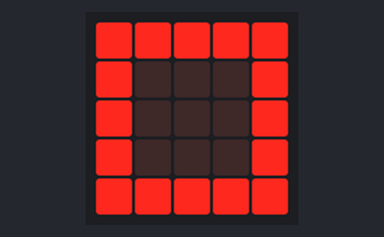
Simulated run of this program. Board: BBC micro:bit (MakeCode). Shown: the board's 5×5 LED display.

Above: at 0.1 s.
At 1.7 s:
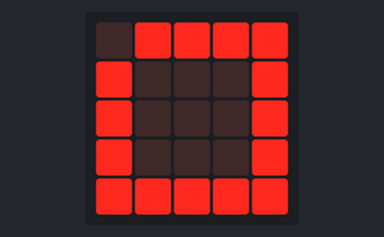
At 3.1 s:
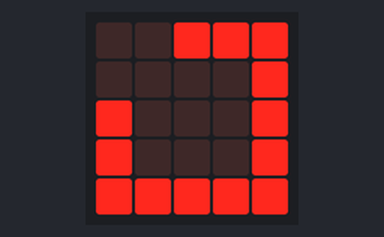
At 7.3 s:
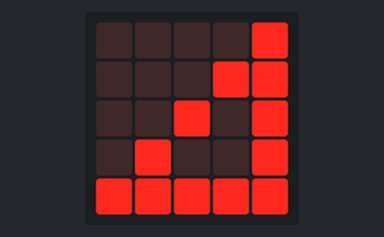
At 11.5 s:
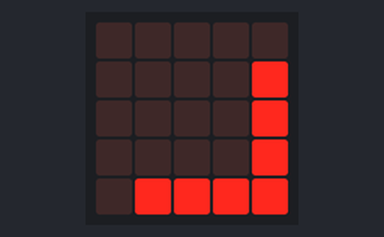
At 15.7 s:
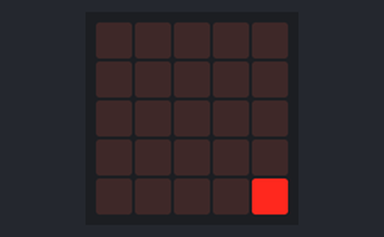

Measured:
- what the display in image 1 shows lasts 1.4 s, from 1.6 s to 3.0 s

The program:

main.ts
```typescript
basic.showIcon(IconNames.Square)
basic.pause(1000)
basic.showLeds(`
    . # # # #
    # . . . #
    # . . . #
    # . . . #
    # # # # #
    `)
basic.pause(1000)
basic.showLeds(`
    . . # # #
    . . . . #
    # . . . #
    # . . . #
    # # # # #
    `)
basic.pause(1000)
basic.showLeds(`
    . . . # #
    . . . . #
    . . . . #
    # . . . #
    # # # # #
    `)
basic.pause(1000)
basic.showLeds(`
    . . . . #
    . . . # #
    . . . . #
    . # . . #
    # # # # #
    `)
basic.pause(1000)
basic.showLeds(`
    . . . . #
    . . . # #
    . . # . #
    . # . . #
    # # # # #
    `)
basic.pause(1000)
basic.showLeds(`
    . . . . #
    . . . # #
    . . . . #
    . # . . #
    # # # # #
    `)
basic.pause(1000)
basic.showLeds(`
    . . . . #
    . . . . #
    . . . . #
    . . . . #
    # # # # #
    `)
basic.pause(1000)
basic.showLeds(`
    . . . . .
    . . . . #
    . . . . #
    . . . . #
    . # # # #
    `)
basic.pause(1000)
basic.showLeds(`
    . . . . .
    . . . . .
    . . . . #
    . . . . #
    . . # # #
    `)
basic.pause(1000)
basic.showLeds(`
    . . . . .
    . . . . .
    . . . . .
    . . . . #
    . . . # #
    `)
basic.pause(1000)
basic.showLeds(`
    . . . . .
    . . . . .
    . . . . .
    . . . . .
    . . . . #
    `)
basic.pause(1000)
basic.showLeds(`
    . . . . .
    . . . . .
    . . . . .
    . . . . .
    . . . . .
    `)
basic.forever(function () {

})
```

test.ts
```typescript
// aquí va el archivo "tests"; esto no se compilará cuando este paquete se utilice como una extensión.
```
